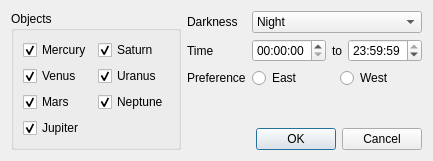
<?xml version="1.0" encoding="UTF-8"?>
<ui version="4.0">
 <class>ScheduleBrainDialog</class>
 <widget class="QDialog" name="ScheduleBrainDialog">
  <property name="geometry">
   <rect>
    <x>0</x>
    <y>0</y>
    <width>399</width>
    <height>145</height>
   </rect>
  </property>
  <property name="windowTitle">
   <string>Schedule Brain</string>
  </property>
  <layout class="QGridLayout" name="gridLayout">
   <item row="2" column="1">
    <widget class="QDialogButtonBox" name="buttonbox">
     <property name="orientation">
      <enum>Qt::Horizontal</enum>
     </property>
     <property name="standardButtons">
      <set>QDialogButtonBox::Cancel|QDialogButtonBox::Ok</set>
     </property>
    </widget>
   </item>
   <item row="1" column="0" rowspan="2">
    <widget class="QGroupBox" name="object_groupbox">
     <property name="title">
      <string>Objects</string>
     </property>
     <layout class="QFormLayout" name="formLayout_2">
      <item row="0" column="0">
       <widget class="QCheckBox" name="mercury_checkbox">
        <property name="text">
         <string>Mercury</string>
        </property>
        <property name="checked">
         <bool>true</bool>
        </property>
       </widget>
      </item>
      <item row="0" column="1">
       <widget class="QCheckBox" name="saturn_checkbox">
        <property name="text">
         <string>Saturn</string>
        </property>
        <property name="checked">
         <bool>true</bool>
        </property>
       </widget>
      </item>
      <item row="1" column="0">
       <widget class="QCheckBox" name="venus_checkbox">
        <property name="text">
         <string>Venus</string>
        </property>
        <property name="checked">
         <bool>true</bool>
        </property>
       </widget>
      </item>
      <item row="1" column="1">
       <widget class="QCheckBox" name="uranus_checkbox">
        <property name="text">
         <string>Uranus</string>
        </property>
        <property name="checked">
         <bool>true</bool>
        </property>
       </widget>
      </item>
      <item row="2" column="0">
       <widget class="QCheckBox" name="mars_checkbox">
        <property name="text">
         <string>Mars</string>
        </property>
        <property name="checked">
         <bool>true</bool>
        </property>
       </widget>
      </item>
      <item row="2" column="1">
       <widget class="QCheckBox" name="neptune_checkbox">
        <property name="text">
         <string>Neptune</string>
        </property>
        <property name="checked">
         <bool>true</bool>
        </property>
       </widget>
      </item>
      <item row="3" column="0">
       <widget class="QCheckBox" name="jupiter_checkbox">
        <property name="text">
         <string>Jupiter</string>
        </property>
        <property name="checked">
         <bool>true</bool>
        </property>
       </widget>
      </item>
     </layout>
    </widget>
   </item>
   <item row="1" column="1">
    <layout class="QFormLayout" name="form_layout">
     <item row="0" column="0">
      <widget class="QLabel" name="darkness_label">
       <property name="text">
        <string>Darkness</string>
       </property>
      </widget>
     </item>
     <item row="0" column="1">
      <widget class="QComboBox" name="darkness_combobox">
       <property name="toolTip">
        <string>&lt;html&gt;&lt;head/&gt;&lt;body&gt;&lt;p&gt;&lt;span style=&quot; font-weight:600;&quot;&gt;Night&lt;br/&gt;&lt;/span&gt;Sun &amp;gt;18° below horizon&lt;/p&gt;&lt;p&gt;&lt;span style=&quot; font-weight:600;&quot;&gt;Astronomical Twilight&lt;br/&gt;&lt;/span&gt;Sun &amp;gt;12° below horizon&lt;/p&gt;&lt;p&gt;&lt;span style=&quot; font-weight:600;&quot;&gt;Nautical Twilight&lt;br/&gt;&lt;/span&gt;Sun &amp;gt;6° below horizon&lt;/p&gt;&lt;p&gt;&lt;span style=&quot; font-weight:600;&quot;&gt;Civil Twilight&lt;br/&gt;&lt;/span&gt;Sun &amp;gt;0° below horizon&lt;/p&gt;&lt;/body&gt;&lt;/html&gt;</string>
       </property>
       <item>
        <property name="text">
         <string>Night</string>
        </property>
       </item>
       <item>
        <property name="text">
         <string>Astronomical Twilight</string>
        </property>
       </item>
       <item>
        <property name="text">
         <string>Nautical Twilight</string>
        </property>
       </item>
       <item>
        <property name="text">
         <string>Civil Twilight</string>
        </property>
       </item>
      </widget>
     </item>
     <item row="1" column="0">
      <widget class="QLabel" name="time_label">
       <property name="text">
        <string>Time</string>
       </property>
      </widget>
     </item>
     <item row="1" column="1">
      <layout class="QHBoxLayout" name="time_layout">
       <item>
        <widget class="QTimeEdit" name="start_timeedit">
         <property name="maximumTime">
          <time>
           <hour>23</hour>
           <minute>59</minute>
           <second>58</second>
          </time>
         </property>
         <property name="displayFormat">
          <string>hh:mm:ss</string>
         </property>
         <property name="timeSpec">
          <enum>Qt::LocalTime</enum>
         </property>
         <property name="time">
          <time>
           <hour>0</hour>
           <minute>0</minute>
           <second>0</second>
          </time>
         </property>
        </widget>
       </item>
       <item>
        <widget class="QLabel" name="to_label">
         <property name="sizePolicy">
          <sizepolicy hsizetype="Fixed" vsizetype="Preferred">
           <horstretch>0</horstretch>
           <verstretch>0</verstretch>
          </sizepolicy>
         </property>
         <property name="text">
          <string>to</string>
         </property>
        </widget>
       </item>
       <item>
        <widget class="QTimeEdit" name="end_timeedit">
         <property name="dateTime">
          <datetime>
           <hour>23</hour>
           <minute>59</minute>
           <second>59</second>
           <year>2000</year>
           <month>1</month>
           <day>1</day>
          </datetime>
         </property>
         <property name="minimumTime">
          <time>
           <hour>0</hour>
           <minute>0</minute>
           <second>1</second>
          </time>
         </property>
         <property name="displayFormat">
          <string>hh:mm:ss</string>
         </property>
         <property name="timeSpec">
          <enum>Qt::LocalTime</enum>
         </property>
        </widget>
       </item>
      </layout>
     </item>
     <item row="2" column="0">
      <widget class="QLabel" name="label">
       <property name="text">
        <string>Preference</string>
       </property>
      </widget>
     </item>
     <item row="2" column="1">
      <layout class="QHBoxLayout" name="horizontalLayout">
       <item>
        <widget class="QRadioButton" name="radioButton">
         <property name="text">
          <string>East</string>
         </property>
        </widget>
       </item>
       <item>
        <widget class="QRadioButton" name="radioButton_2">
         <property name="text">
          <string>West</string>
         </property>
        </widget>
       </item>
      </layout>
     </item>
    </layout>
   </item>
   <item row="0" column="0" colspan="2">
    <layout class="QHBoxLayout" name="plot_layout"/>
   </item>
  </layout>
 </widget>
 <resources/>
 <connections>
  <connection>
   <sender>buttonbox</sender>
   <signal>accepted()</signal>
   <receiver>ScheduleBrainDialog</receiver>
   <slot>accept()</slot>
   <hints>
    <hint type="sourcelabel">
     <x>248</x>
     <y>254</y>
    </hint>
    <hint type="destinationlabel">
     <x>157</x>
     <y>274</y>
    </hint>
   </hints>
  </connection>
  <connection>
   <sender>buttonbox</sender>
   <signal>rejected()</signal>
   <receiver>ScheduleBrainDialog</receiver>
   <slot>reject()</slot>
   <hints>
    <hint type="sourcelabel">
     <x>316</x>
     <y>260</y>
    </hint>
    <hint type="destinationlabel">
     <x>286</x>
     <y>274</y>
    </hint>
   </hints>
  </connection>
 </connections>
</ui>
